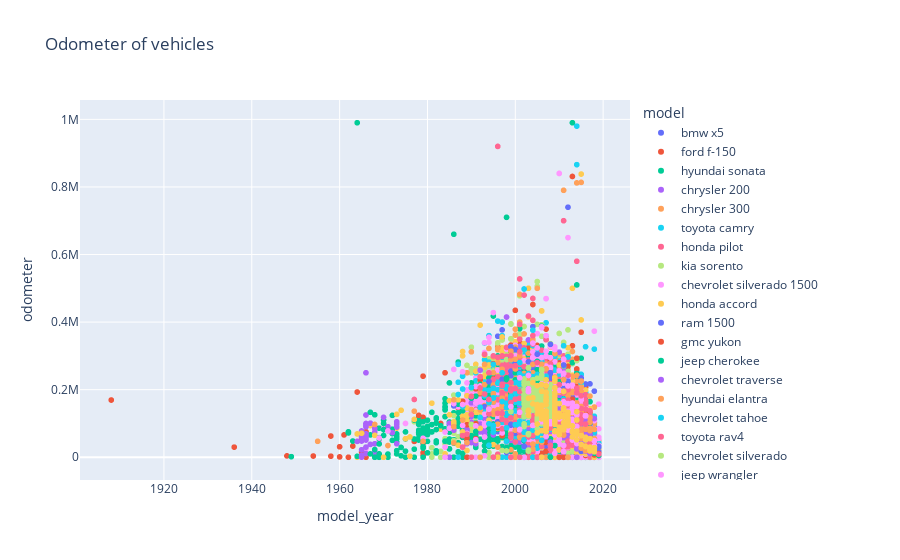

Write notebook code for a chart like this one.
### Code cell
px.scatter(cars, x='model_year', y='odometer', color='model', title='Odometer of vehicles')
